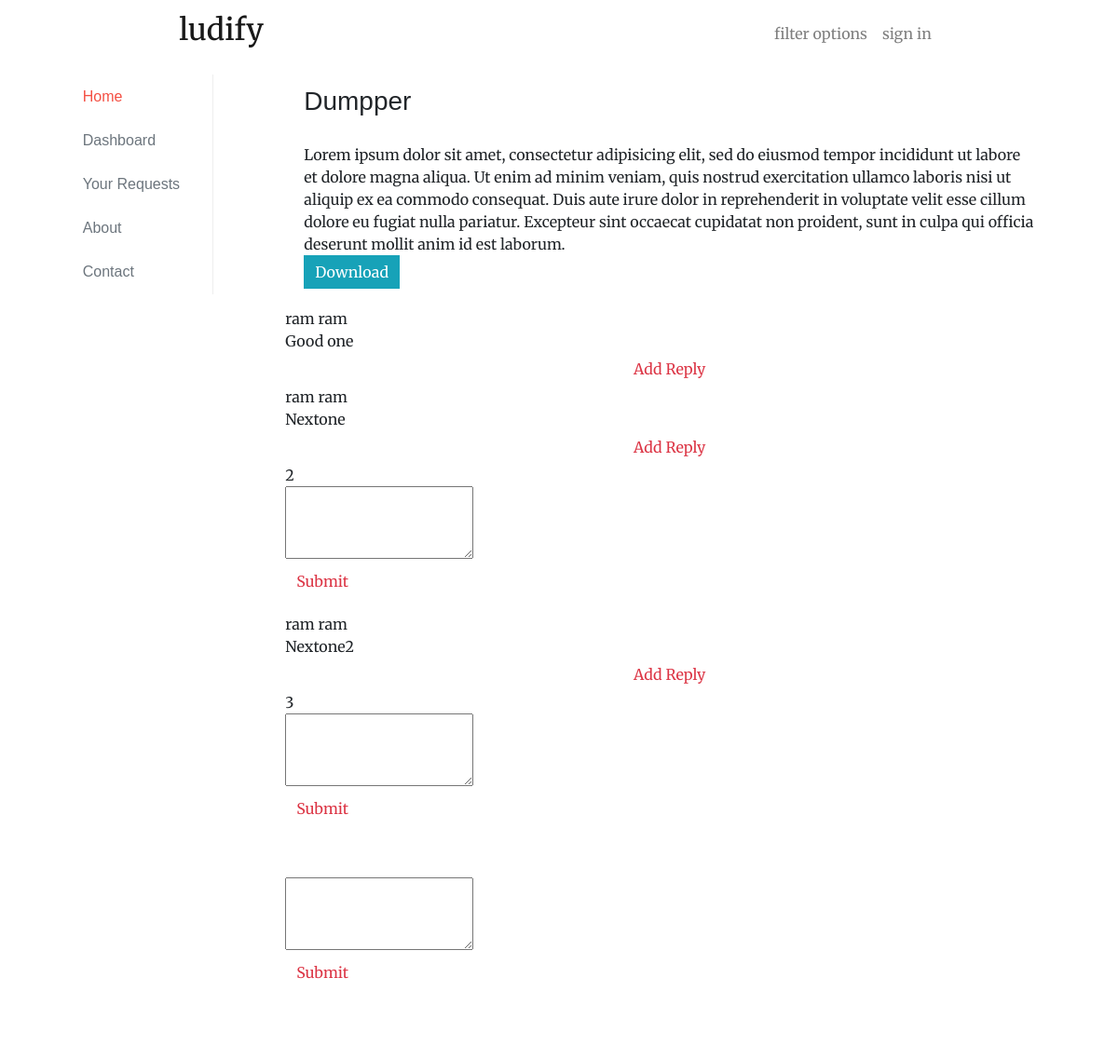
Page /view_article.php?article_id=1004 on the committed database.
### tables this page shows
CREATE TABLE `articles` (
  `article_id` int(11) NOT NULL,
  `article_title` varchar(100) DEFAULT NULL,
  `article_body` text,
  `file_id` int(11) DEFAULT NULL,
  `author_id` int(11) DEFAULT NULL,
  `article_category` varchar(50) NOT NULL,
  `date_of_upload` date NOT NULL
);

CREATE TABLE `comments` (
  `comment_id` int(11) NOT NULL,
  `comment_body` text,
  `comment_date` date DEFAULT NULL,
  `comment_user_id` int(11) DEFAULT NULL,
  `article_id` int(11) DEFAULT NULL
);

CREATE TABLE `users` (
  `user_id` int(11) NOT NULL,
  `first_name` varchar(50) NOT NULL,
  `last_name` varchar(50) NOT NULL,
  `email` varchar(100) NOT NULL,
  `password` varchar(100) NOT NULL,
  `hash` varchar(32) NOT NULL,
  `active` tinyint(1) NOT NULL,
  `loggedin` int(11) NOT NULL,
  `avatar` varchar(600) NOT NULL,
  `username` varchar(500) NOT NULL,
  `dob` date NOT NULL,
  `gender` varchar(200) NOT NULL,
  `contact` bigint(10) NOT NULL
);

### database/get_username.php (called while the page is built)
<?php
function GetUsername($conn, $user_id){
	$query = "SELECT * FROM users WHERE user_id = $user_id";
	$result = mysqli_query($conn, $query);
	$row = mysqli_fetch_assoc($result);
	$name =  $row['first_name']." ".$row['last_name'];
	return $name;
}
?>

### view_article.php (the view, shortened to what this page needs)
<?php include 'partial_upper.php'; ?>
<?php include 'database/get_username.php'; ?>
<div class="container">
	<div class="row">
		<div class="col-md-2 container">
			<div class="card sidebar sidebar-left">
				<ul class="list-group-flush" style="padding:0; margin-bottom: 0;">
					<a href="." class="list-group-item" style="color:#F44336;opacity: 0.93;">Home</a>
					<a href="#" class="list-group-item text-muted">Dashboard</a>
					<a href="#" class="list-group-item text-muted">Your Requests</a>
					<a href="#" class="list-group-item text-muted">About</a>
					<a href="#" class="list-group-item text-muted">Contact</a>
				</ul>
			</div>
		</div>
		<div class="col-md-9 container main-content">
			<?php
				$id = $_GET['article_id'];
				$query = "SELECT * FROM articles WHERE article_id = $id";
				$result = mysqli_query($conn, $query);
				$row = mysqli_fetch_assoc($result);
			?>
			<div class="card border-0">
				<div class="card-header">
					<h3><?= $row['article_title']; ?> </h3>
				</div>
				<div class="card-body">
					<?= $row['article_body']; ?>
					<form action = "database/download_file.php" method="post">
						<input class="btn btn-info" value="Download" type="submit" name="submit">
					</form>
				</div>
				<?php
					$result  = mysqli_query($conn,"SELECT * FROM comments where article_id = '$id'");
					if(mysqli_num_rows($result)>0){
						while($row = mysqli_fetch_assoc($result)){
							$comment_id = $row['comment_id'];
				?>
				<div class="card border-0">
							<?php
								echo GetUsername($conn,$row['comment_user_id'])."<br>";
							 	echo $row['comment_body'];
							?>
						<button class="btn btn-outline-danger" onclick="addReply()" id="replyadd_btn" value="Add Reply">
							Add Reply
						</button>
						<div id="addReply">
							<?=$comment_id;?>
							<form action="database/reply.php" method="post">
								<textarea rows = "3" name="body"></textarea>
								<div class="form-group">
									<button type="submit" class="btn btn-outline-danger" name="submit">Submit</button>
								</div>
							</form>
						</div>
						<?php
						}
						echo "<br>";
					}
				?>
				</div>
				<div class="card border-0">
					<form action="database/comment.php" method="post">
						<textarea rows = "3" name="body"></textarea>
						<div class="form-group">
							<button type="submit" class="btn btn-outline-danger" name="submit">Submit</button>
						</div>
					</form>
				</div>
			</div>
		</div>
	</div>
</div>
<?php include 'partial_lower.php'; ?>

### assets/css/custom.css (style rules this page uses)
* { font-family: 'Merriweather', 'Times New Roman', serif; }
.btn { border-radius: 0; border:none; }
.card { border-radius: 0; margin-bottom: 16px; }
.sidebar-left { border: none; border-right:1px solid #eee; }
.sidebar .list-group-item { font-family: 'Merriweather Sans', sans-serif; border: none; }
.card-header { background-color: transparent; border: none; font-family: 'Merriweather Sans', sans-serif; padding-bottom: 0; }

### rows in the picture
articles: article_title "Dumpper", article_body "Lorem ipsum dolor sit amet, consectetur adipisicing elit, sed do eiusmod tempor incididunt ut labore et dolore magna aliqua. Ut enim ad minim veniam, quis nostrud exercitation ullamco laboris nisi ut aliquip ex ea commodo consequat. Duis aute irure dolor in reprehenderit in voluptate velit esse cillum dolore eu fugiat nulla pariatur. Excepteur sint occaecat cupidatat non proident, sunt in culpa qui officia deserunt mollit anim id est laborum."
comments: comment_user.last_name "ram ram", comment_body "Good one"
comments: comment_user.last_name "ram ram", comment_body "Nextone", comment_id "2"
comments: comment_user.last_name "ram ram", comment_body "Nextone2", comment_id "3"
